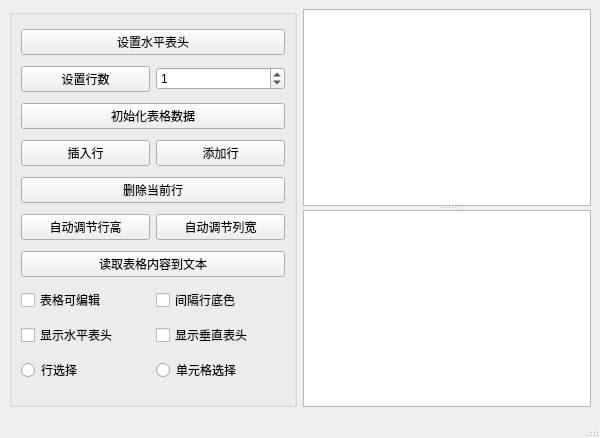
<?xml version="1.0" encoding="UTF-8"?>
<ui version="4.0">
 <class>MainWindow</class>
 <widget class="QMainWindow" name="MainWindow">
  <property name="geometry">
   <rect>
    <x>0</x>
    <y>0</y>
    <width>600</width>
    <height>438</height>
   </rect>
  </property>
  <property name="windowTitle">
   <string>MainWindow</string>
  </property>
  <widget class="QWidget" name="centralwidget">
   <layout class="QHBoxLayout" name="horizontalLayout_7">
    <item>
     <widget class="QGroupBox" name="groupBox">
      <property name="title">
       <string/>
      </property>
      <layout class="QVBoxLayout" name="verticalLayout">
       <item>
        <widget class="QPushButton" name="pushButton_SetTableHeader">
         <property name="text">
          <string>设置水平表头</string>
         </property>
        </widget>
       </item>
       <item>
        <layout class="QHBoxLayout" name="horizontalLayout">
         <item>
          <widget class="QPushButton" name="pushButton_SetTableCol">
           <property name="text">
            <string>设置行数</string>
           </property>
          </widget>
         </item>
         <item>
          <widget class="QSpinBox" name="spinBox">
           <property name="value">
            <number>1</number>
           </property>
          </widget>
         </item>
        </layout>
       </item>
       <item>
        <widget class="QPushButton" name="pushButton_SetTableIni">
         <property name="text">
          <string>初始化表格数据</string>
         </property>
        </widget>
       </item>
       <item>
        <layout class="QHBoxLayout" name="horizontalLayout_2">
         <item>
          <widget class="QPushButton" name="pushButton_SetTableInsertCol">
           <property name="text">
            <string>插入行</string>
           </property>
          </widget>
         </item>
         <item>
          <widget class="QPushButton" name="pushButton_SetTableAddCol">
           <property name="text">
            <string>添加行</string>
           </property>
          </widget>
         </item>
        </layout>
       </item>
       <item>
        <widget class="QPushButton" name="pushButton_SetTableDelCol">
         <property name="text">
          <string>删除当前行</string>
         </property>
        </widget>
       </item>
       <item>
        <layout class="QHBoxLayout" name="horizontalLayout_3">
         <item>
          <widget class="QPushButton" name="pushButton_SetTableHeight">
           <property name="text">
            <string>自动调节行高</string>
           </property>
          </widget>
         </item>
         <item>
          <widget class="QPushButton" name="pushButton_SetTableWidth">
           <property name="text">
            <string>自动调节列宽</string>
           </property>
          </widget>
         </item>
        </layout>
       </item>
       <item>
        <widget class="QPushButton" name="pushButton_SetTableContentToText">
         <property name="text">
          <string>读取表格内容到文本</string>
         </property>
        </widget>
       </item>
       <item>
        <layout class="QHBoxLayout" name="horizontalLayout_4">
         <item>
          <widget class="QCheckBox" name="checkBox_TabelEditabel">
           <property name="text">
            <string>表格可编辑</string>
           </property>
          </widget>
         </item>
         <item>
          <widget class="QCheckBox" name="checkBox_TableColBkColor">
           <property name="text">
            <string>间隔行底色</string>
           </property>
          </widget>
         </item>
        </layout>
       </item>
       <item>
        <layout class="QHBoxLayout" name="horizontalLayout_5">
         <item>
          <widget class="QCheckBox" name="checkBox_TableShowHeader">
           <property name="text">
            <string>显示水平表头</string>
           </property>
          </widget>
         </item>
         <item>
          <widget class="QCheckBox" name="checkBox_TableShowCol">
           <property name="text">
            <string>显示垂直表头</string>
           </property>
          </widget>
         </item>
        </layout>
       </item>
       <item>
        <layout class="QHBoxLayout" name="horizontalLayout_6">
         <item>
          <widget class="QRadioButton" name="radioButton_TableColSelect">
           <property name="text">
            <string>行选择</string>
           </property>
          </widget>
         </item>
         <item>
          <widget class="QRadioButton" name="radioButton_TableTdSelect">
           <property name="text">
            <string>单元格选择</string>
           </property>
          </widget>
         </item>
        </layout>
       </item>
      </layout>
     </widget>
    </item>
    <item>
     <widget class="QSplitter" name="splitter">
      <property name="orientation">
       <enum>Qt::Vertical</enum>
      </property>
      <widget class="QTableWidget" name="tableWidget"/>
      <widget class="QPlainTextEdit" name="plainTextEdit"/>
     </widget>
    </item>
   </layout>
  </widget>
  <widget class="QMenuBar" name="menubar">
   <property name="geometry">
    <rect>
     <x>0</x>
     <y>0</y>
     <width>600</width>
     <height>21</height>
    </rect>
   </property>
  </widget>
  <widget class="QStatusBar" name="statusbar"/>
 </widget>
 <resources/>
 <connections/>
</ui>
